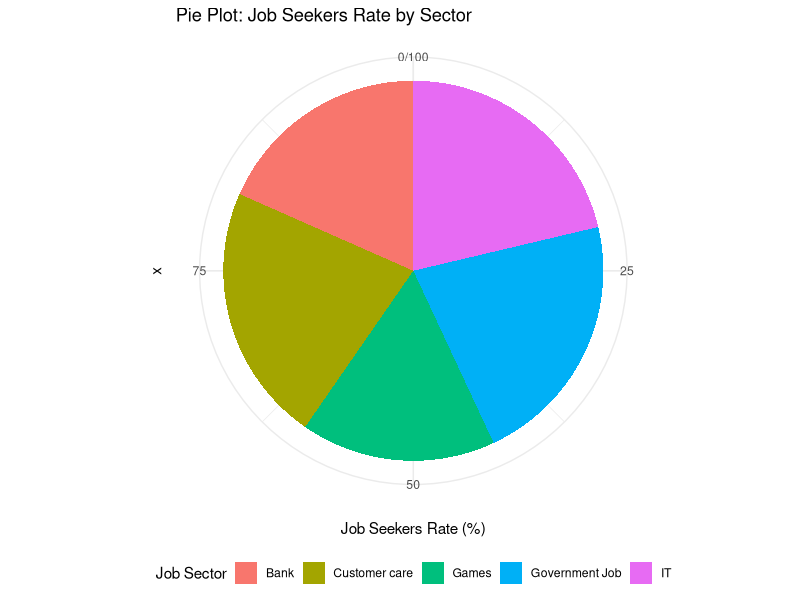
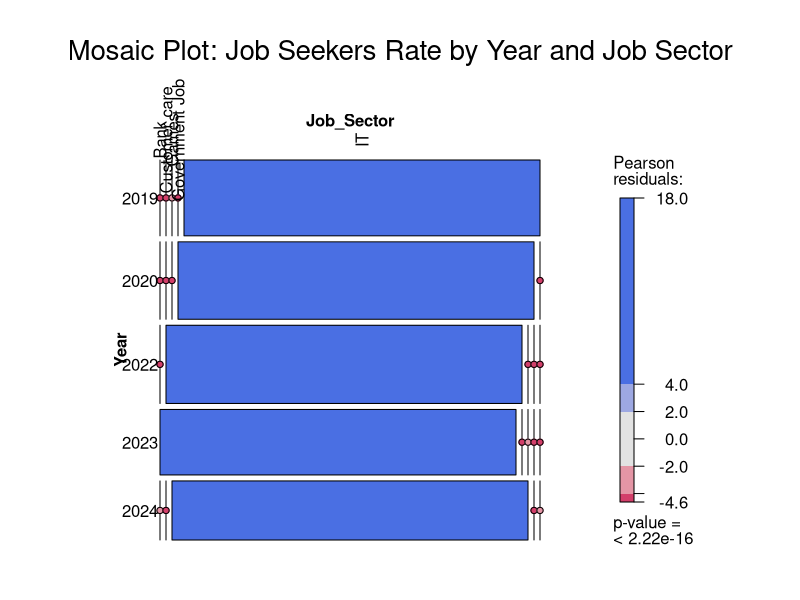
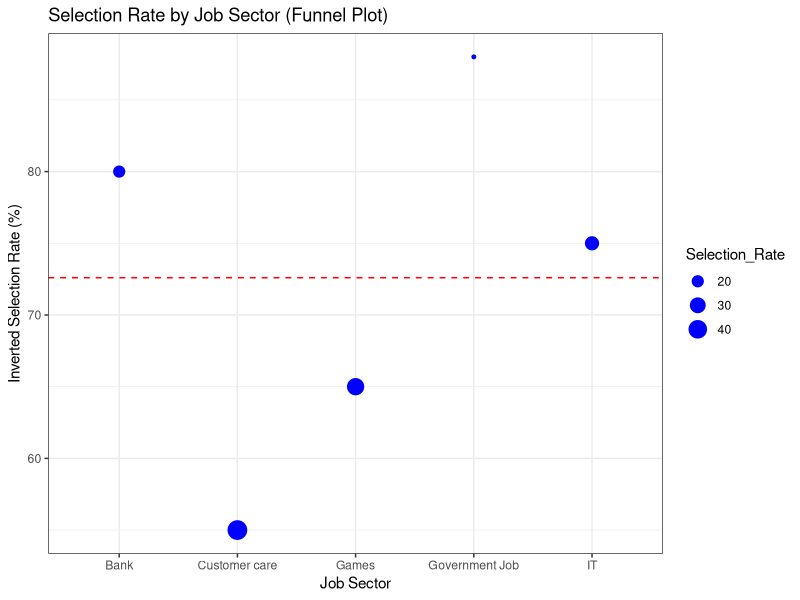
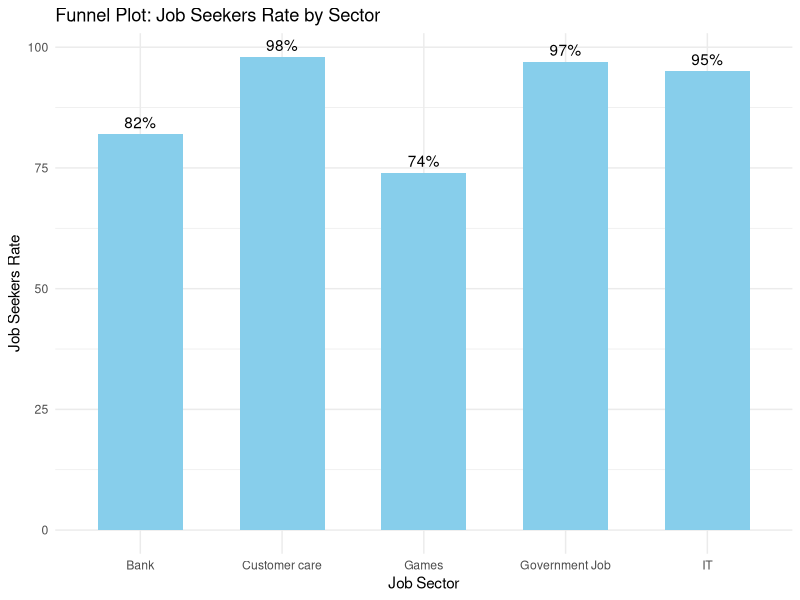

The R script that drew these images, in order:

library(ggplot2)
library(dplyr)# Create the data frame
df <- data.frame(
  Year = c(2019, 2020, 2022, 2023, 2024),
  Job_Sector = c("IT", "Government Job", "Customer care", "Bank", "Games"),
  Job_Seekers_Rate = c(95, 97, 98, 82, 74),
  Selection_Rate = c(25, 12, 45, 20, 35)
)
# Calculate total job seekers
total_job_seekers <- sum(df$Job_Seekers_Rate)

# Calculate percentage of job seekers for each sector
df <- df %>%
  mutate(Job_Seekers_Percent = Job_Seekers_Rate / total_job_seekers * 100)

# Create the pie plot
ggplot(df, aes(x = "", y = Job_Seekers_Percent, fill = Job_Sector)) +
  geom_bar(width = 1, stat = "identity") +
  coord_polar("y", start = 0) +
  labs(title = "Pie Plot: Job Seekers Rate by Sector",
       fill = "Job Sector",
       y = "Job Seekers Rate (%)") +
  theme_minimal() +
  theme(legend.position = "bottom")  # Adjust legend position if needed


# 2 mosaic plot

# Load VCD library
library(vcd)

# Create the data frame
df <- data.frame(
  Year = c(2019, 2020, 2022, 2023, 2024),
  Job_Sector = c("IT", "Government Job", "Customer care", "Bank", "Games"),
  Job_Seekers_Rate = c(95, 97, 98, 82, 74),
  Selection_Rate = c(25, 12, 45, 20, 35)
)

# Convert dataset to contingency table format
mosaic_data <- xtabs(Job_Seekers_Rate ~ Year + Job_Sector, data = df)

# Create the mosaic plot
mosaic(mosaic_data,
       shade = TRUE,  # Add shading to cells
       legend = TRUE,  # Show legend
       main = "Mosaic Plot: Job Seekers Rate by Year and Job Sector",
       labeling_args = list(rot_labels = c(90, 0)))  # Rotate labels for better readability


# 3 funnel plot

library(ggplot2)

# Inverted selection rate (assuming higher is better)
df$Inv_Selection_Rate <- 100 - df$Selection_Rate

# Plot
ggplot(df, aes(x = Job_Sector, y = Inv_Selection_Rate)) +
  geom_point(aes(size = Selection_Rate), color = "blue") +  # Point size based on Selection Rate
  geom_hline(yintercept = mean(df$Inv_Selection_Rate), linetype = "dashed", color = "red") + # Average selection rate line
  labs(title = "Selection Rate by Job Sector (Funnel Plot)",
       x = "Job Sector",
       y = "Inverted Selection Rate (%)") +
  theme_bw()  # Adjust plot theme for better readability




# Install and load the ggplot2 package
# install.packages("ggplot2")
library(ggplot2)
# Create the data frame
df <- data.frame(
  Year = c(2019, 2020, 2022, 2023, 2024),
  Job_Sector = c("IT", "Government Job", "Customer care", "Bank", "Games"),
  Job_Seekers_Rate = c(95, 97, 98, 82, 74),
  Selection_Rate = c(25, 12, 45, 20, 35)
)
# Create the funnel plot
ggplot(df, aes(x = Job_Sector, y = Job_Seekers_Rate)) +
  geom_bar(stat = "identity", fill = "skyblue", width = 0.6) +
  geom_text(aes(label = paste0(Job_Seekers_Rate, "%")), vjust = -0.5) +
  labs(x = "Job Sector", y = "Job Seekers Rate", title = "Funnel Plot: Job Seekers Rate by Sector") +
  theme_minimal()
